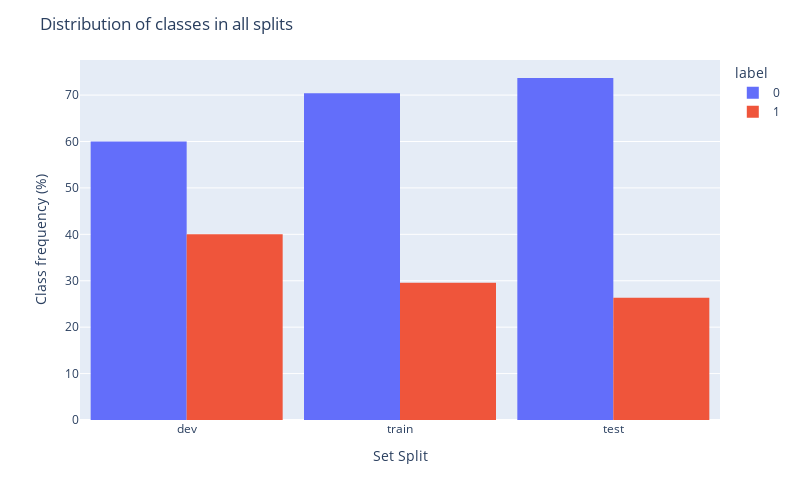

Here is the notebook cell this chart was saved with:
### Markdown cell above
## Class distribution analysis

### Code cell
fig = px.histogram(df_subset, color='label', x='split', barmode='group', barnorm='percent')
fig.update_layout(title_text="Distribution of classes in all splits", xaxis_title="Set Split", yaxis_title="Class frequency (%)")
fig.update_layout(bargap=0.1, autosize=False, width=800, height=500)
fig.show()

### Figure 1 — Plotly figure (JSON) as saved in the notebook; plotly's stock layout.template omitted (floating-point values rounded to 4 significant figures)
{"data": [{"alignmentgroup": "True", "bingroup": "x", "hovertemplate": "label=0<br>split=%{x}<br>count (normalized as percent)=%{y}<extra></extra>", "legendgroup": "0", "marker": {"color": "#636efa", "pattern": {"shape": ""}}, "name": "0", "offsetgroup": "0", "orientation": "v", "showlegend": true, "x": ["dev", "train", "train", "train", "dev", "train", "train", "train", "train", "train", "train", "train", "train", "train", "train", "train", "test", "train", "train", "train", "train", "train", "dev", "train", "train", "dev", "train", "test", "train", "train", "train", "train", "train", "dev", "train", "test", "test", "train", "train", "test", "test", "train", "train", "test", "train", "train", "train", "dev", "train", "test", "test", "train", "train", "train", "train", "test", "train", "train", "train", "test", "train", "test", "train", "train", "train", "test", "train", "train", "test", "train"], "xaxis": "x", "yaxis": "y", "type": "histogram"}, {"alignmentgroup": "True", "bingroup": "x", "hovertemplate": "label=1<br>split=%{x}<br>count (normalized as percent)=%{y}<extra></extra>", "legendgroup": "1", "marker": {"color": "#EF553B", "pattern": {"shape": ""}}, "name": "1", "offsetgroup": "1", "orientation": "v", "showlegend": true, "x": ["train", "train", "dev", "train", "dev", "train", "test", "train", "test", "train", "train", "test", "train", "train", "train", "train", "dev", "train", "test", "train", "test", "train", "train", "train", "train", "train", "train", "train", "train", "dev"], "xaxis": "x", "yaxis": "y", "type": "histogram"}], "layout": {"xaxis": {"anchor": "y", "domain": [0.0, 1.0], "title": {"text": "Set Split"}}, "yaxis": {"anchor": "x", "domain": [0.0, 1.0], "title": {"text": "Class frequency (%)"}}, "legend": {"title": {"text": "label"}, "tracegroupgap": 0}, "margin": {"t": 60}, "barmode": "group", "barnorm": "percent", "title": {"text": "Distribution of classes in all splits"}, "bargap": 0.1, "autosize": false, "width": 800, "height": 500}}
